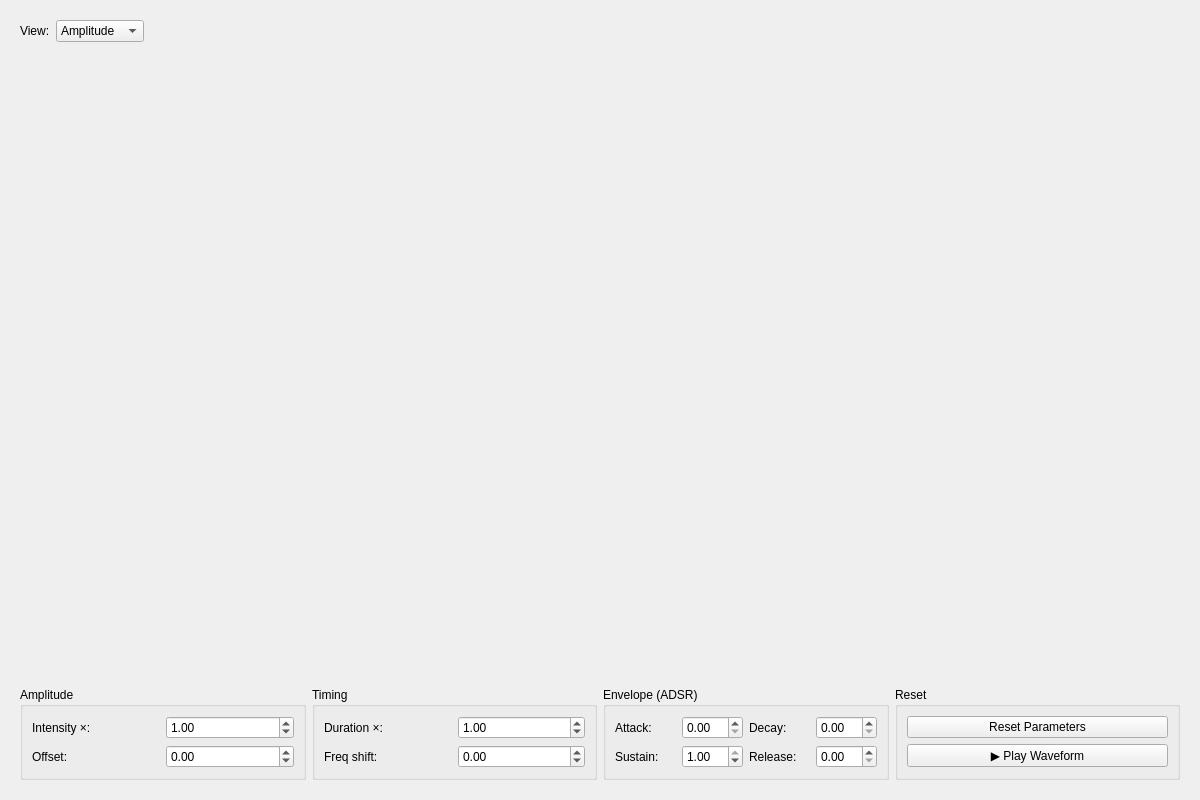
<?xml version="1.0" encoding="UTF-8"?>
<ui version="4.0">
 <class>WaveformEditorWidget</class>
 <widget class="QWidget" name="WaveformEditorWidget">
  <property name="geometry">
   <rect>
    <x>0</x>
    <y>0</y>
    <width>1200</width>
    <height>800</height>
   </rect>
  </property>
  <property name="windowTitle">
   <string>Waveform Editor</string>
  </property>
  <layout class="QVBoxLayout" name="main_layout">
   <property name="spacing">
    <number>5</number>
   </property>
   <item>
    <widget class="QWidget" name="graph_selector_widget" native="true">
     <layout class="QHBoxLayout" name="graph_selector_layout">
      <item>
       <widget class="QLabel" name="view_label">
        <property name="text">
         <string>View:</string>
        </property>
       </widget>
      </item>
      <item>
       <widget class="QComboBox" name="graph_selector">
        <item>
         <property name="text">
          <string>Amplitude</string>
         </property>
        </item>
        <item>
         <property name="text">
          <string>Frequency</string>
         </property>
        </item>
       </widget>
      </item>
      <item>
       <spacer name="graph_selector_spacer">
        <property name="orientation">
         <enum>Qt::Horizontal</enum>
        </property>
        <property name="sizeHint" stdset="0">
         <size>
          <width>40</width>
          <height>20</height>
         </size>
        </property>
       </spacer>
      </item>
     </layout>
    </widget>
   </item>
   <item>
    <widget class="QWidget" name="plot_container" native="true">
     <property name="sizePolicy">
      <sizepolicy hsizetype="Preferred" vsizetype="Expanding">
       <horstretch>0</horstretch>
       <verstretch>3</verstretch>
      </sizepolicy>
     </property>
     <layout class="QVBoxLayout" name="plot_layout">
      <property name="margin">
       <number>0</number>
      </property>
      <!-- PlotWidget will be added programmatically -->
     </layout>
    </widget>
   </item>
   <item>
    <widget class="QWidget" name="controls_container" native="true">
     <layout class="QHBoxLayout" name="controls_layout">
      <item>
       <widget class="QGroupBox" name="amplitude_group">
        <property name="title">
         <string>Amplitude</string>
        </property>
        <layout class="QGridLayout" name="amplitude_grid">
         <item row="0" column="0">
          <widget class="QLabel" name="intensity_label">
           <property name="text">
            <string>Intensity ×:</string>
           </property>
          </widget>
         </item>
         <item row="0" column="1">
          <widget class="QDoubleSpinBox" name="intensity_spinbox">
           <property name="minimum">
            <double>0.100000000000000</double>
           </property>
           <property name="maximum">
            <double>3.000000000000000</double>
           </property>
           <property name="singleStep">
            <double>0.050000000000000</double>
           </property>
           <property name="value">
            <double>1.000000000000000</double>
           </property>
          </widget>
         </item>
         <item row="1" column="0">
          <widget class="QLabel" name="offset_label">
           <property name="text">
            <string>Offset:</string>
           </property>
          </widget>
         </item>
         <item row="1" column="1">
          <widget class="QDoubleSpinBox" name="offset_spinbox">
           <property name="minimum">
            <double>-1.000000000000000</double>
           </property>
           <property name="maximum">
            <double>1.000000000000000</double>
           </property>
           <property name="singleStep">
            <double>0.050000000000000</double>
           </property>
           <property name="value">
            <double>0.000000000000000</double>
           </property>
          </widget>
         </item>
        </layout>
       </widget>
      </item>
      <item>
       <widget class="QGroupBox" name="timing_group">
        <property name="title">
         <string>Timing</string>
        </property>
        <layout class="QGridLayout" name="timing_grid">
         <item row="0" column="0">
          <widget class="QLabel" name="duration_label">
           <property name="text">
            <string>Duration ×:</string>
           </property>
          </widget>
         </item>
         <item row="0" column="1">
          <widget class="QDoubleSpinBox" name="duration_spinbox">
           <property name="minimum">
            <double>0.250000000000000</double>
           </property>
           <property name="maximum">
            <double>4.000000000000000</double>
           </property>
           <property name="singleStep">
            <double>0.050000000000000</double>
           </property>
           <property name="value">
            <double>1.000000000000000</double>
           </property>
          </widget>
         </item>
         <item row="1" column="0">
          <widget class="QLabel" name="freq_shift_label">
           <property name="text">
            <string>Freq shift:</string>
           </property>
          </widget>
         </item>
         <item row="1" column="1">
          <widget class="QDoubleSpinBox" name="freq_shift_spinbox">
           <property name="minimum">
            <double>-1.000000000000000</double>
           </property>
           <property name="maximum">
            <double>1.000000000000000</double>
           </property>
           <property name="singleStep">
            <double>0.050000000000000</double>
           </property>
           <property name="value">
            <double>0.000000000000000</double>
           </property>
          </widget>
         </item>
        </layout>
       </widget>
      </item>
      <item>
       <widget class="QGroupBox" name="adsr_group">
        <property name="title">
         <string>Envelope (ADSR)</string>
        </property>
        <layout class="QGridLayout" name="adsr_grid">
         <item row="0" column="0">
          <widget class="QLabel" name="attack_label">
           <property name="text">
            <string>Attack:</string>
           </property>
          </widget>
         </item>
         <item row="0" column="1">
          <widget class="QDoubleSpinBox" name="attack_spinbox">
           <property name="minimum">
            <double>0.000000000000000</double>
           </property>
           <property name="maximum">
            <double>2.000000000000000</double>
           </property>
           <property name="singleStep">
            <double>0.050000000000000</double>
           </property>
           <property name="value">
            <double>0.000000000000000</double>
           </property>
          </widget>
         </item>
         <item row="0" column="2">
          <widget class="QLabel" name="decay_label">
           <property name="text">
            <string>Decay:</string>
           </property>
          </widget>
         </item>
         <item row="0" column="3">
          <widget class="QDoubleSpinBox" name="decay_spinbox">
           <property name="minimum">
            <double>0.000000000000000</double>
           </property>
           <property name="maximum">
            <double>2.000000000000000</double>
           </property>
           <property name="singleStep">
            <double>0.050000000000000</double>
           </property>
           <property name="value">
            <double>0.000000000000000</double>
           </property>
          </widget>
         </item>
         <item row="1" column="0">
          <widget class="QLabel" name="sustain_label">
           <property name="text">
            <string>Sustain:</string>
           </property>
          </widget>
         </item>
         <item row="1" column="1">
          <widget class="QDoubleSpinBox" name="sustain_spinbox">
           <property name="minimum">
            <double>0.000000000000000</double>
           </property>
           <property name="maximum">
            <double>1.000000000000000</double>
           </property>
           <property name="singleStep">
            <double>0.050000000000000</double>
           </property>
           <property name="value">
            <double>1.000000000000000</double>
           </property>
          </widget>
         </item>
         <item row="1" column="2">
          <widget class="QLabel" name="release_label">
           <property name="text">
            <string>Release:</string>
           </property>
          </widget>
         </item>
         <item row="1" column="3">
          <widget class="QDoubleSpinBox" name="release_spinbox">
           <property name="minimum">
            <double>0.000000000000000</double>
           </property>
           <property name="maximum">
            <double>2.000000000000000</double>
           </property>
           <property name="singleStep">
            <double>0.050000000000000</double>
           </property>
           <property name="value">
            <double>0.000000000000000</double>
           </property>
          </widget>
         </item>
        </layout>
       </widget>
      </item>
        <item>
        <widget class="QGroupBox" name="reset_group">
        <property name="title">
        <string>Reset</string>
        </property>
        <layout class="QVBoxLayout" name="reset_layout">
        <item>
            <widget class="QPushButton" name="reset_button">
            <property name="text">
            <string>Reset Parameters</string>
            </property>
            </widget>
        </item>
        <item>
            <widget class="QPushButton" name="play_button">
            <property name="text">
            <string>▶ Play Waveform</string>
            </property>
            </widget>
        </item>
        </layout>
        </widget>
        </item>
     </layout>
    </widget>
   </item>
  </layout>
 </widget>
 <resources/>
 <connections/>
</ui>
